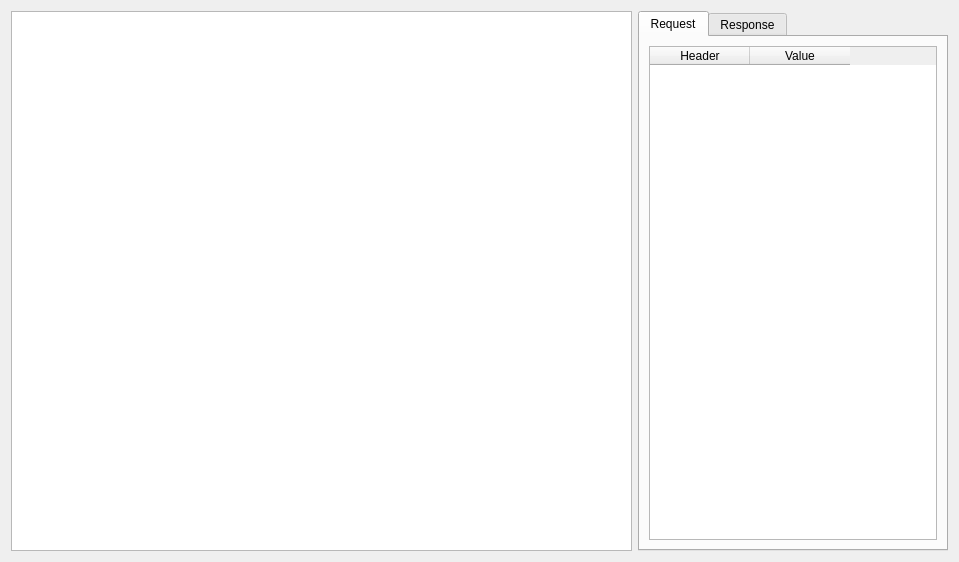
<?xml version="1.0" encoding="UTF-8"?>
<ui version="4.0">
 <class>dl_view_souce</class>
 <widget class="QDialog" name="dl_view_souce">
  <property name="geometry">
   <rect>
    <x>0</x>
    <y>0</y>
    <width>959</width>
    <height>562</height>
   </rect>
  </property>
  <property name="windowTitle">
   <string>View Source</string>
  </property>
  <layout class="QHBoxLayout" name="horizontalLayout" stretch="2,1">
   <item>
    <widget class="QPlainTextEdit" name="pte_source">
     <property name="readOnly">
      <bool>true</bool>
     </property>
    </widget>
   </item>
   <item>
    <widget class="QTabWidget" name="tab_headers">
     <property name="enabled">
      <bool>true</bool>
     </property>
     <property name="currentIndex">
      <number>0</number>
     </property>
     <widget class="QWidget" name="tab">
      <attribute name="title">
       <string>Request</string>
      </attribute>
      <layout class="QHBoxLayout" name="horizontalLayout_2">
       <item>
        <widget class="QTableWidget" name="table_request_headers">
         <column>
          <property name="text">
           <string>Header</string>
          </property>
         </column>
         <column>
          <property name="text">
           <string>Value</string>
          </property>
         </column>
        </widget>
       </item>
      </layout>
     </widget>
     <widget class="QWidget" name="tab_2">
      <attribute name="title">
       <string>Response</string>
      </attribute>
      <layout class="QHBoxLayout" name="horizontalLayout_3">
       <item>
        <widget class="QTableWidget" name="table_response_headers">
         <column>
          <property name="text">
           <string>Header</string>
          </property>
         </column>
         <column>
          <property name="text">
           <string>Value</string>
          </property>
         </column>
        </widget>
       </item>
      </layout>
     </widget>
    </widget>
   </item>
  </layout>
 </widget>
 <resources/>
 <connections/>
</ui>
